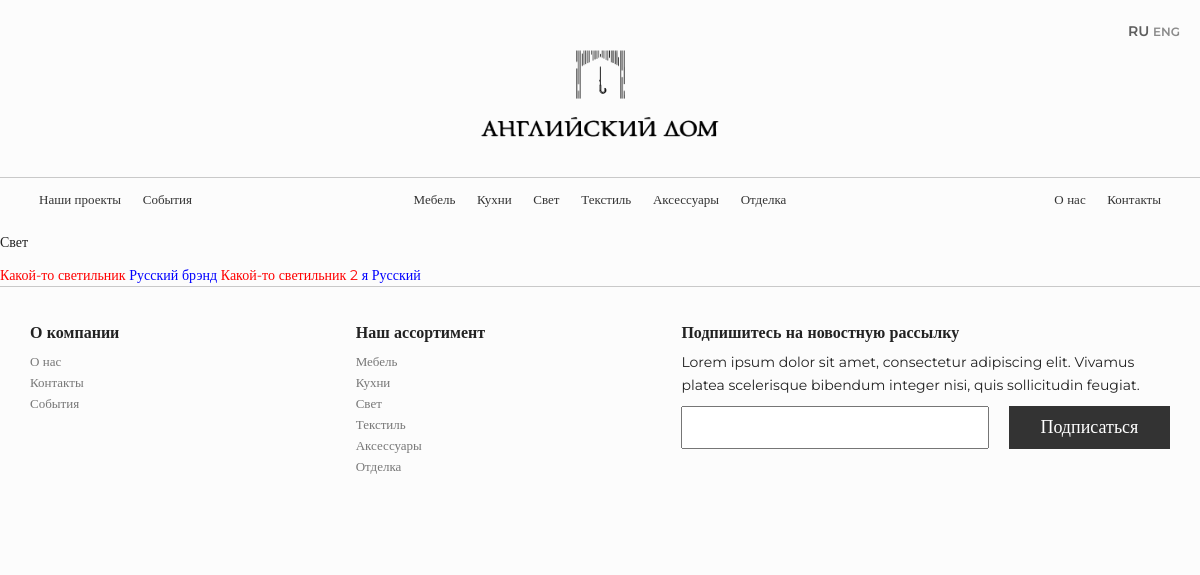
The app's page /some with its own data.
### main/models.py (models this page shows, shortened)
class Product(models.Model):
    Brand = models.ForeignKey( Brand, on_delete=models.CASCADE )
    title_ru = models.CharField('Название продукта ru' ,max_length=200, null=True)
    title_eng = models.CharField('Название продукта eng' ,max_length=200, null=True)
    description_text_ru = models.TextField('Описание на ru')
    description_text_eng = models.TextField('Описание на eng')
    category = models.ForeignKey(Category, on_delete=models.CASCADE )
    sku = models.CharField('Индивидуальный номер',max_length=200, default='')
    material_ru = models.CharField('материал на ru',max_length=200, default='')
    material_eng = models.CharField('материал на eng',max_length=200, default='')
    shape_ru = models.CharField('Форма на ru',max_length=200, default='')
    shape_eng = models.CharField('Форма на eng',max_length=200, default='')
    preview_image = models.ImageField('Превью',upload_to='images/products/', null=False, blank=False)
    detail_image_1 = models.ImageField('Внутреннее изображение', upload_to='images/products/detail/', null=True, blank=True)
    detail_image_2 = models.ImageField('Внутреннее изображение', upload_to='images/products/detail/', null=True, blank=True)
    detail_image_3 = models.ImageField('Внутреннее изображение', upload_to='images/products/detail/', null=True, blank=True)
    detail_image_4 = models.ImageField('Внутреннее изображение', upload_to='images/products/detail/', null=True, blank=True)
    detail_image_5 = models.ImageField('Внутреннее изображение', upload_to='images/products/detail/', null=True, blank=True)
    detail_image_6 = models.ImageField('Внутреннее изображение', upload_to='images/products/detail/', null=True, blank=True)
    class Meta:
        verbose_name = "Продукт"
        verbose_name_plural ="Продукты"

class Brand(models.Model):
    title_ru = models.CharField("Название ru", max_length=200, null=True)
    title_eng = models.CharField("Название eng", max_length=200, null=True)
    histiry_text_ru = models.TextField("описание на ru")
    histiry_text_eng = models.TextField("описание на eng")
    preview_image = models.ImageField('Превью', upload_to='images/brands', null=True, blank=False )
    detail_image_1 = models.ImageField('Внутреннее изобржение', upload_to='images/brands', null=False, blank=False)
    detail_image_2 = models.ImageField('Внутреннее изобржение', upload_to='images/brands', null=False, blank=False)
    def __str__(self):
        return self.title_ru
    class Meta:
        verbose_name = "Бренд"
        verbose_name_plural ="Бренды"

### main/views.py (the view)
# urls.py: path('some' ,  CategoryListView.as_view(), name='some'),
class CategoryListView(ListView):
    model = Category
    template_name = "main/some.html"
    def get_context_data(self, **kwargs):
        context = super().get_context_data(**kwargs)
        context["cat"] = Category.objects.all()
        context["brand"] = Brand.objects.all()
        context["pro"] = Product.objects.all()
        return context

### main/templates/main/some.html
{% extends 'main/base.html' %} {% block content %} {% load static %}
            <h1> Свет </h1>
            {% for pro in pro %}
                {% if pro.category.Title_ru == "Свет" %}
                    <span style="color: red">{{ pro.title_ru}} </span>
                    <span style="color: blue">{{ pro.Brand }} </span>
                {% endif %}
            {% endfor %}
{% endblock %}

### main/static/css/main.css (style rules this page uses)
:root { --brown: #CAB59A; --white: #FCFCFC; }
html, body, span, h1, h2, h3, h4, h5, h6, p, a { color: #222; font-family: Montserrat; font-style: normal; font-weight: normal; font-size: 14px; line-height: 160%; text-decoration: none; margin: 10px 0; }
body { color: var(--white); background: var(--white); overflow-x: hidden; }

### records on screen
Product: title_ru "Какой-то светильник", Brand "Русский брэнд"
Product: title_ru "Какой-то светильник 2", Brand "я Русский"
